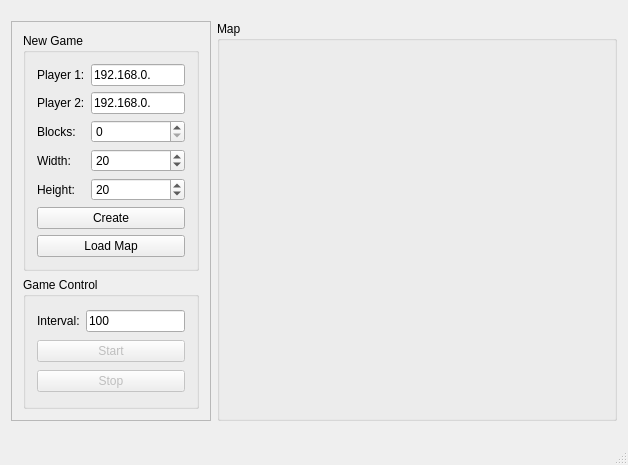
<?xml version="1.0" encoding="UTF-8"?>
<ui version="4.0">
 <class>MainWindow</class>
 <widget class="QMainWindow" name="MainWindow">
  <property name="geometry">
   <rect>
    <x>0</x>
    <y>0</y>
    <width>624</width>
    <height>465</height>
   </rect>
  </property>
  <property name="windowTitle">
   <string>Tron Server v2.0</string>
  </property>
  <property name="windowIcon">
   <iconset>
    <normaloff>fa.png</normaloff>fa.png</iconset>
  </property>
  <property name="iconSize">
   <size>
    <width>24</width>
    <height>24</height>
   </size>
  </property>
  <widget class="QWidget" name="centralWidget">
   <layout class="QGridLayout" name="gridLayout_4" rowstretch="0">
    <item row="0" column="0">
     <widget class="QFrame" name="frame">
      <property name="minimumSize">
       <size>
        <width>200</width>
        <height>0</height>
       </size>
      </property>
      <property name="maximumSize">
       <size>
        <width>200</width>
        <height>400</height>
       </size>
      </property>
      <property name="frameShape">
       <enum>QFrame::StyledPanel</enum>
      </property>
      <property name="frameShadow">
       <enum>QFrame::Raised</enum>
      </property>
      <layout class="QGridLayout" name="gridLayout_5">
       <item row="0" column="0">
        <layout class="QGridLayout" name="gridLayout">
         <property name="sizeConstraint">
          <enum>QLayout::SetFixedSize</enum>
         </property>
         <item row="1" column="0">
          <widget class="QGroupBox" name="groupBox_2">
           <property name="title">
            <string>Game Control</string>
           </property>
           <layout class="QHBoxLayout" name="horizontalLayout_4">
            <item>
             <layout class="QVBoxLayout" name="verticalLayout">
              <item>
               <layout class="QHBoxLayout" name="horizontalLayout">
                <item>
                 <widget class="QLabel" name="label_3">
                  <property name="text">
                   <string>Interval:</string>
                  </property>
                 </widget>
                </item>
                <item>
                 <widget class="QLineEdit" name="txtInterval">
                  <property name="text">
                   <string>100</string>
                  </property>
                 </widget>
                </item>
               </layout>
              </item>
              <item>
               <widget class="QPushButton" name="btnStart">
                <property name="enabled">
                 <bool>false</bool>
                </property>
                <property name="text">
                 <string>Start</string>
                </property>
               </widget>
              </item>
              <item>
               <layout class="QHBoxLayout" name="horizontalLayout_2">
                <item>
                 <widget class="QPushButton" name="btnStop">
                  <property name="enabled">
                   <bool>false</bool>
                  </property>
                  <property name="text">
                   <string>Stop</string>
                  </property>
                 </widget>
                </item>
               </layout>
              </item>
             </layout>
            </item>
           </layout>
           <zorder></zorder>
          </widget>
         </item>
         <item row="0" column="0">
          <widget class="QGroupBox" name="groupBox">
           <property name="title">
            <string>New Game</string>
           </property>
           <layout class="QHBoxLayout" name="horizontalLayout_3">
            <item>
             <layout class="QVBoxLayout" name="verticalLayout_4">
              <item>
               <layout class="QGridLayout" name="gridLayout_2">
                <item row="0" column="0">
                 <widget class="QLabel" name="label">
                  <property name="text">
                   <string>Player 1:</string>
                  </property>
                 </widget>
                </item>
                <item row="0" column="1">
                 <widget class="QLineEdit" name="txtIP1">
                  <property name="text">
                   <string>192.168.0.</string>
                  </property>
                 </widget>
                </item>
                <item row="1" column="0">
                 <widget class="QLabel" name="label_2">
                  <property name="text">
                   <string>Player 2:</string>
                  </property>
                 </widget>
                </item>
                <item row="1" column="1">
                 <widget class="QLineEdit" name="txtIP2">
                  <property name="text">
                   <string>192.168.0.</string>
                  </property>
                 </widget>
                </item>
                <item row="2" column="0">
                 <widget class="QLabel" name="label_4">
                  <property name="text">
                   <string>Blocks:</string>
                  </property>
                 </widget>
                </item>
                <item row="2" column="1">
                 <widget class="QSpinBox" name="blockNum">
                  <property name="maximum">
                   <number>10000</number>
                  </property>
                 </widget>
                </item>
                <item row="3" column="0">
                 <widget class="QLabel" name="label_5">
                  <property name="text">
                   <string>Width:</string>
                  </property>
                 </widget>
                </item>
                <item row="3" column="1">
                 <widget class="QSpinBox" name="mapWidth">
                  <property name="minimum">
                   <number>2</number>
                  </property>
                  <property name="maximum">
                   <number>100</number>
                  </property>
                  <property name="value">
                   <number>20</number>
                  </property>
                 </widget>
                </item>
                <item row="4" column="0">
                 <widget class="QLabel" name="label_6">
                  <property name="text">
                   <string>Height:</string>
                  </property>
                 </widget>
                </item>
                <item row="4" column="1">
                 <widget class="QSpinBox" name="mapHeight">
                  <property name="minimum">
                   <number>2</number>
                  </property>
                  <property name="maximum">
                   <number>100</number>
                  </property>
                  <property name="value">
                   <number>20</number>
                  </property>
                 </widget>
                </item>
               </layout>
              </item>
              <item>
               <widget class="QPushButton" name="btnCreate">
                <property name="text">
                 <string>Create</string>
                </property>
               </widget>
              </item>
              <item>
               <widget class="QPushButton" name="confUpload">
                <property name="text">
                 <string>Load Map</string>
                </property>
               </widget>
              </item>
             </layout>
            </item>
           </layout>
          </widget>
         </item>
        </layout>
       </item>
      </layout>
      <zorder></zorder>
     </widget>
    </item>
    <item row="0" column="1">
     <widget class="QGroupBox" name="gbDrawer">
      <property name="minimumSize">
       <size>
        <width>400</width>
        <height>400</height>
       </size>
      </property>
      <property name="title">
       <string>Map</string>
      </property>
      <layout class="QGridLayout" name="gridLayout_3">
       <item row="0" column="0">
        <layout class="QGridLayout" name="grDrawer"/>
       </item>
      </layout>
     </widget>
    </item>
   </layout>
  </widget>
  <widget class="QMenuBar" name="menuBar">
   <property name="geometry">
    <rect>
     <x>0</x>
     <y>0</y>
     <width>624</width>
     <height>25</height>
    </rect>
   </property>
  </widget>
  <widget class="QStatusBar" name="statusBar"/>
 </widget>
 <layoutdefault spacing="6" margin="11"/>
 <resources/>
 <connections/>
</ui>
